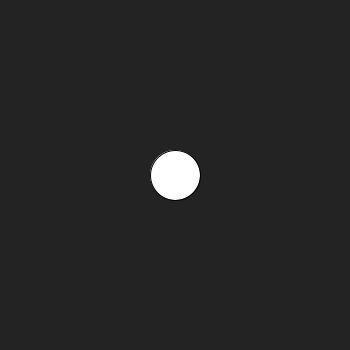
Frame 1 (no input)
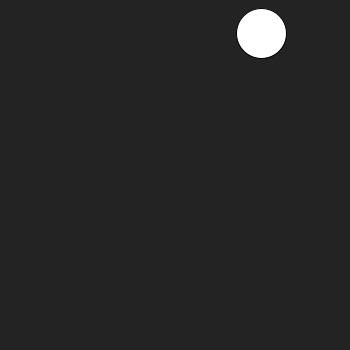
Frame 60 (the mouse pressed at the canvas centre just before this capture)
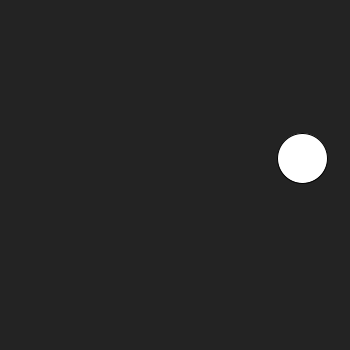
Frame 120 (the mouse held since frame 60 and released just before this capture)

The Processing sketch that drew these frames (run headless with seeded random() and noise(); from frame 60 on, the mouse is pressed at the canvas centre):

// Processing sketch: exercise_1
// ── exercise_1.pde
//2D bouncing ball \w vectors 
PVector location;
PVector velocity;

void setup() {
  size(350, 350); 
  location = new PVector(width / 2, height / 2);
  velocity = new PVector(random(-5, 5), random(-5, 5));
}

void draw() {
  background(35); 
  circle(location.x, location.y, 50);
  
  if(location.x - 25 <= 0 || location.x + 25 >= width) {
    velocity.x *= -1;
  }
  
  if(location.y - 25 <= 0 || location.y + 25 >= width) {
    velocity.y *= -1;
  }
  
  location.add(velocity);
}
